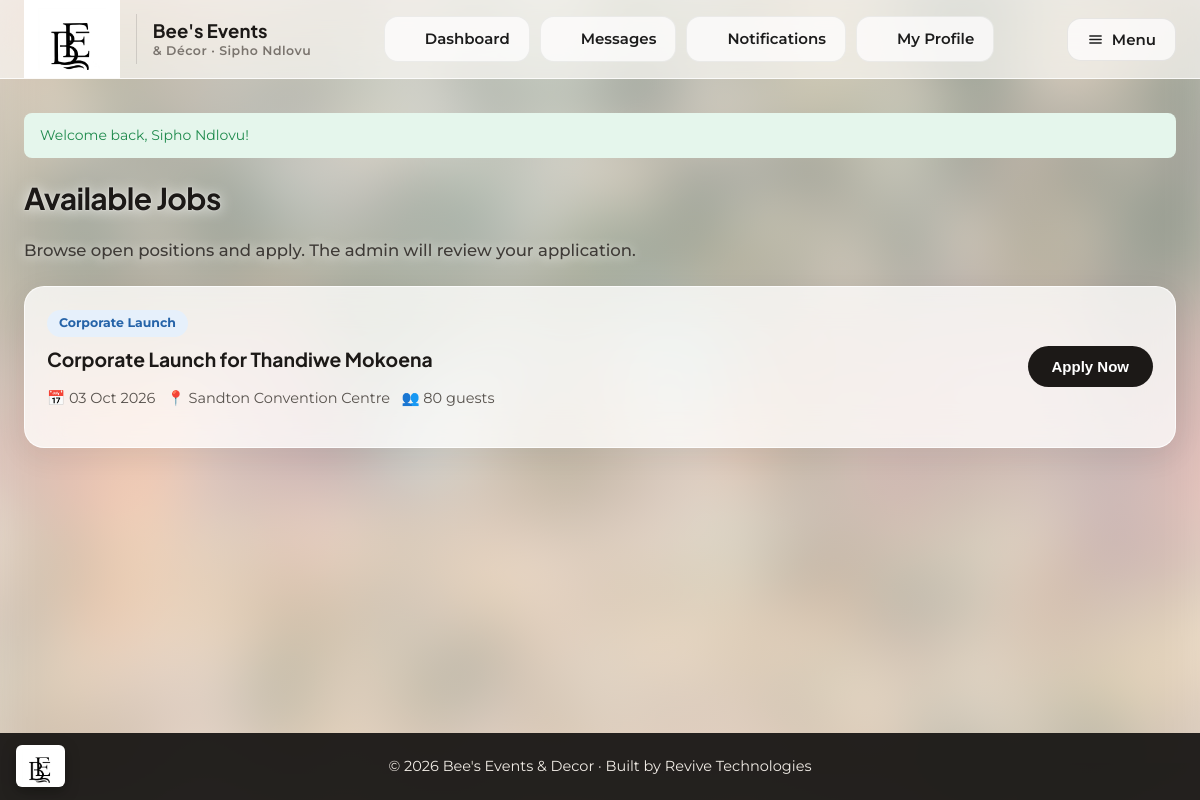
The page /freelancer/available-jobs.php (signed in) on the database its author committed.
### tables this page shows
CREATE TABLE bookings (
    booking_id    INT AUTO_INCREMENT PRIMARY KEY,
    client_id     INT NOT NULL,
    freelancer_id INT DEFAULT NULL,                 
    event_type    VARCHAR(120) NOT NULL,            
    event_date    DATE NOT NULL,
    event_time    TIME DEFAULT NULL,                
    venue         VARCHAR(200) DEFAULT NULL,
    guest_count   INT DEFAULT NULL,
    notes         TEXT,
    status        ENUM('pending','quoted','confirmed','completed','cancelled') NOT NULL DEFAULT 'pending',
    created_at    DATETIME NOT NULL DEFAULT CURRENT_TIMESTAMP,
    FOREIGN KEY (client_id) REFERENCES users(user_id) ON DELETE CASCADE,
    FOREIGN KEY (freelancer_id) REFERENCES freelancers(freelancer_id) ON DELETE SET NULL
);

CREATE TABLE users (
    user_id     INT AUTO_INCREMENT PRIMARY KEY,
    full_name   VARCHAR(120)  NOT NULL,
    email       VARCHAR(150)  NOT NULL UNIQUE,
    phone       VARCHAR(30)   DEFAULT NULL,
    profile_image VARCHAR(255) DEFAULT NULL,           
    password    VARCHAR(255)  NOT NULL,            
    role        ENUM('client','freelancer','admin') NOT NULL DEFAULT 'client',
    status      ENUM('active','suspended')  NOT NULL DEFAULT 'active',
    created_at  DATETIME NOT NULL DEFAULT CURRENT_TIMESTAMP
);

### includes/functions.php (called while the page is built, shortened)
<?php
function h($string) {
    return htmlspecialchars($string ?? '', ENT_QUOTES, 'UTF-8');
}
function nice_date($date) {
    return date('d M Y', strtotime($date));
}

### freelancer/available-jobs.php (the view, shortened to what this page needs)
<?php
require_once '../includes/functions.php';
require_once '../config/database.php';
$user_id = $_SESSION['user_id'];
$stmt = $pdo->prepare('SELECT * FROM freelancers WHERE user_id = ?');
$stmt->execute([$user_id]);
$freelancer = $stmt->fetch();
$freelancer_id = $freelancer['freelancer_id'] ?? 0;
$stmt = $pdo->prepare(
    "SELECT b.*, u.full_name AS client_name, a.status AS application_status
     FROM bookings b
     JOIN users u ON b.client_id = u.user_id
     LEFT JOIN job_applications a ON a.booking_id = b.booking_id AND a.freelancer_id = ?
     WHERE b.freelancer_id IS NULL AND b.status IN ('pending','confirmed')
     ORDER BY b.event_date ASC"
);
$stmt->execute([$freelancer_id]);
$jobs = $stmt->fetchAll();
include '../includes/header_dashboard.php';
?>
<h2>Available Jobs</h2>
<p style="color:var(--text-muted);margin-bottom:24px;">Browse open positions and apply. The admin will review your application.</p>
<?php if (empty($jobs)): ?>
    <div class="card empty-state">No open jobs right now - check back soon!</div>
<?php else: foreach ($jobs as $j): ?>
    <div class="card" style="display:flex;justify-content:space-between;align-items:center;margin-bottom:14px;flex-wrap:wrap;gap:10px;">
        <div>
            <span class="pill pill-quoted"><?php echo h($j['event_type']); ?></span>
            <h3 style="margin-top:8px;"><?php echo h($j['event_type']); ?> for <?php echo h($j['client_name']); ?></h3>
            <p style="color:var(--text-muted);font-size:13px;">
                📅 <?php echo nice_date($j['event_date']); ?> &nbsp; 📍 <?php echo h($j['venue'] ?: 'TBC'); ?>
                <?php if ($j['guest_count']): ?> &nbsp; 👥 <?php echo (int)$j['guest_count']; ?> guests<?php endif; ?>
            </p>
        </div>
        <?php if ($j['application_status']): [$s_label, $s_class] = application_status_info($j['application_status']); ?>
            <span class="pill pill-<?php echo $s_class; ?>"><?php echo h($s_label); ?></span>
        <?php else: ?>
            <form method="POST" action="available-jobs.php">
                <button type="submit" class="btn btn-primary">Apply Now</button>
            </form>
        <?php endif; ?>
    </div>
<?php endforeach; endif; ?>
<?php include '../includes/footer_dashboard.php'; ?>

### assets/css/style.css (style rules this page uses)
:root { --font-heading: 'Plus Jakarta Sans', 'Segoe UI', Arial, sans-serif; --font-body: 'Montserrat', 'Segoe UI', Arial, sans-serif; --font-script: 'Playball', cursive; --navy: #1c1917; --navy-light: #2a2522; --gold: #a6a09b; --gold-light: #cbc5be; --cream: #f8f6f1; --text-dark: #1c1c1c; --text-muted: #6b7280; --border: #e5e2da; --success: #1e8a4c; --success-bg: #e5f6ec; --warning: #b5850a; --warning-bg: #fdf3d9; --danger: #c23b3b; --danger-bg: #fbe6e6; --info: #2563a8; --info-bg: #e6f0fb; --radius: 10px; --shadow: 0 2px 10px rgba(22, 35, 63, 0.08); }
* { box-sizing: border-box; }
body { margin: 0; font-family: var(--font-body); background: var(--cream); color: var(--text-dark); line-height: 1.5; min-height: 100vh; display: flex; flex-direction: column; }
h1, h2, h3, h4 { font-family: var(--font-heading); margin: 0 0 .4em 0; color: var(--navy); }
.btn { display: inline-block; padding: 12px 24px; border-radius: 999px; border: none; font-size: 15px; font-weight: 600; cursor: pointer; text-align: center; transition: transform .15s ease, opacity .15s ease; }
.btn-primary { background: var(--navy); color: #fff; }
.card { background: #fff; border: 1px solid var(--border); border-radius: var(--radius); box-shadow: var(--shadow); padding: 22px; }
.pill { display: inline-block; padding: 4px 12px; border-radius: 999px; font-size: 12px; font-weight: 700; }
.pill-quoted { background: var(--info-bg); color: var(--info); }
body.dash-page { background: #efe9e4; }
body.dash-page::before { content: ''; position: fixed; inset: 0; z-index: -1; background: linear-gradient(rgba(255,255,255,.28), rgba(250,244,240,.42)); pointer-events: none; }
.dash-page .card, .dash-page .table-wrap, .dash-page .chat-box { background: rgba(255,255,255,.64); backdrop-filter: blur(18px) saturate(150%); -webkit-backdrop-filter: blur(18px) saturate(150%); border: 1px solid rgba(255,255,255,.75); border-radius: 20px; box-shadow: 0 8px 30px rgba(40,30,25,.08); }
.dash-page h2 { font-size: 30px; letter-spacing: -.02em; }
.dash-page { --text-muted: #57524d; }
body.dash-page::before { background: linear-gradient(rgba(255,255,255,.5), rgba(250,244,240,.64)); }
.dash-page .card, .dash-page .table-wrap, .dash-page .stat-row, .dash-page .chat-box { background: rgba(255,255,255,.78); }
.dash-page .dash-body .container > h2, .dash-page .dash-body .container > h3, .dash-page .dash-body .container > .page-head h2, .dash-page .dash-body .container > form > h3 { color: #1c1917; text-shadow: 0 1px 14px rgba(255,255,255,.9), 0 0 2px rgba(255,255,255,.7); }
.dash-page .dash-body .container > p, .dash-page .page-head p, .dash-page .profile-section-title { color: #3f3b37 !important; text-shadow: 0 1px 12px rgba(255,255,255,.9); font-weight: 500; }
.dash-page { font-size: 16.5px; }
.dash-page .pill { font-size: 12.5px; }
.dash-page [style*="font-size:13px"] { font-size: 14.5px !important; }
html { -webkit-text-size-adjust: 100%; text-size-adjust: 100%; }
html, body { overflow-x: clip; }

### rows shown on the page
bookings: event_type "Corporate Launch", client.full_name "Thandiwe Mokoena", event_date "03 Oct 2026", venue "Sandton Convention Centre", guest_count "80"

### other values the page prints
$who "Sipho Ndlovu"
$item['label'] "Dashboard"
$item['label'] "Messages"
$item['label'] "Notifications"
$item['label'] "My Profile"
$flash['message'] "Welcome back, Sipho Ndlovu!"
